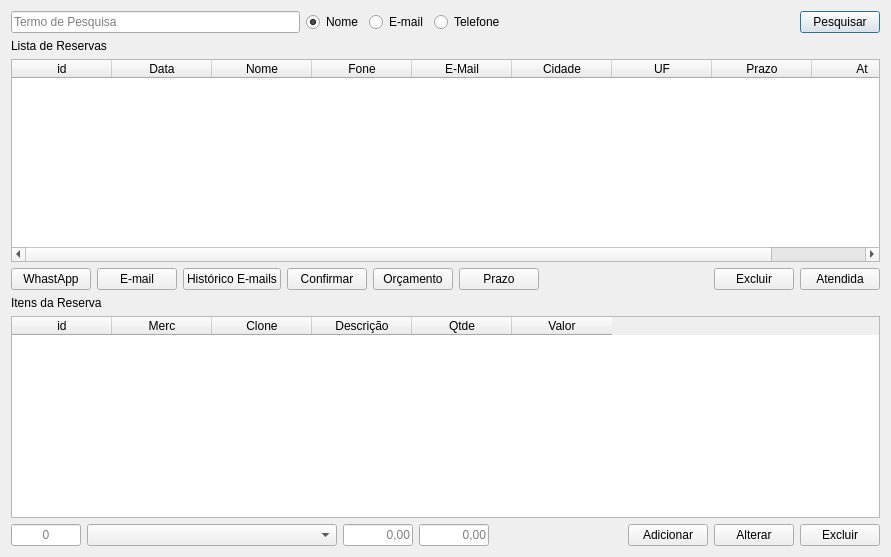
<?xml version="1.0" encoding="UTF-8"?>
<ui version="4.0">
 <class>frmPesquisaReservas</class>
 <widget class="QDialog" name="frmPesquisaReservas">
  <property name="geometry">
   <rect>
    <x>0</x>
    <y>0</y>
    <width>891</width>
    <height>557</height>
   </rect>
  </property>
  <property name="windowTitle">
   <string>Gerenciamento de Reservas</string>
  </property>
  <layout class="QVBoxLayout" name="verticalLayout_4">
   <item>
    <layout class="QVBoxLayout" name="verticalLayout_3">
     <item>
      <layout class="QHBoxLayout" name="horizontalLayout_7">
       <item>
        <widget class="QLineEdit" name="txtPesquisa">
         <property name="minimumSize">
          <size>
           <width>180</width>
           <height>0</height>
          </size>
         </property>
         <property name="placeholderText">
          <string>Termo de Pesquisa</string>
         </property>
        </widget>
       </item>
       <item>
        <widget class="QRadioButton" name="rdNome">
         <property name="text">
          <string>Nome</string>
         </property>
         <property name="checked">
          <bool>true</bool>
         </property>
        </widget>
       </item>
       <item>
        <widget class="QRadioButton" name="rdEmail">
         <property name="text">
          <string>E-mail</string>
         </property>
        </widget>
       </item>
       <item>
        <widget class="QRadioButton" name="rdFone">
         <property name="text">
          <string>Telefone</string>
         </property>
        </widget>
       </item>
       <item>
        <spacer name="horizontalSpacer_3">
         <property name="orientation">
          <enum>Qt::Horizontal</enum>
         </property>
         <property name="sizeHint" stdset="0">
          <size>
           <width>40</width>
           <height>20</height>
          </size>
         </property>
        </spacer>
       </item>
       <item>
        <widget class="QPushButton" name="btPesquisar">
         <property name="text">
          <string>Pesquisar</string>
         </property>
        </widget>
       </item>
      </layout>
     </item>
     <item>
      <layout class="QVBoxLayout" name="verticalLayout">
       <item>
        <widget class="QLabel" name="label">
         <property name="text">
          <string>Lista de Reservas</string>
         </property>
        </widget>
       </item>
       <item>
        <widget class="QTableWidget" name="tblReservas">
         <property name="editTriggers">
          <set>QAbstractItemView::AnyKeyPressed|QAbstractItemView::DoubleClicked|QAbstractItemView::EditKeyPressed|QAbstractItemView::SelectedClicked</set>
         </property>
         <property name="selectionMode">
          <enum>QAbstractItemView::SingleSelection</enum>
         </property>
         <property name="selectionBehavior">
          <enum>QAbstractItemView::SelectRows</enum>
         </property>
         <property name="sortingEnabled">
          <bool>true</bool>
         </property>
         <property name="wordWrap">
          <bool>false</bool>
         </property>
         <property name="columnCount">
          <number>9</number>
         </property>
         <attribute name="verticalHeaderVisible">
          <bool>false</bool>
         </attribute>
         <column>
          <property name="text">
           <string>id</string>
          </property>
         </column>
         <column>
          <property name="text">
           <string>Data</string>
          </property>
         </column>
         <column>
          <property name="text">
           <string>Nome</string>
          </property>
         </column>
         <column>
          <property name="text">
           <string>Fone</string>
          </property>
         </column>
         <column>
          <property name="text">
           <string>E-Mail</string>
          </property>
         </column>
         <column>
          <property name="text">
           <string>Cidade</string>
          </property>
         </column>
         <column>
          <property name="text">
           <string>UF</string>
          </property>
         </column>
         <column>
          <property name="text">
           <string>Prazo</string>
          </property>
         </column>
         <column>
          <property name="text">
           <string>At</string>
          </property>
         </column>
        </widget>
       </item>
       <item>
        <layout class="QHBoxLayout" name="horizontalLayout_3">
         <item>
          <layout class="QHBoxLayout" name="horizontalLayout">
           <item>
            <widget class="QPushButton" name="btWhats">
             <property name="text">
              <string>WhastApp</string>
             </property>
            </widget>
           </item>
           <item>
            <widget class="QPushButton" name="btEmail">
             <property name="text">
              <string>E-mail</string>
             </property>
            </widget>
           </item>
           <item>
            <widget class="QPushButton" name="btHistorico">
             <property name="text">
              <string>Histórico E-mails</string>
             </property>
            </widget>
           </item>
           <item>
            <widget class="QPushButton" name="btConfirma">
             <property name="text">
              <string>Confirmar</string>
             </property>
            </widget>
           </item>
           <item>
            <widget class="QPushButton" name="btOrcamento">
             <property name="text">
              <string>Orçamento</string>
             </property>
            </widget>
           </item>
           <item>
            <widget class="QPushButton" name="btPrazo">
             <property name="text">
              <string>Prazo</string>
             </property>
            </widget>
           </item>
          </layout>
         </item>
         <item>
          <spacer name="horizontalSpacer">
           <property name="orientation">
            <enum>Qt::Horizontal</enum>
           </property>
           <property name="sizeHint" stdset="0">
            <size>
             <width>40</width>
             <height>20</height>
            </size>
           </property>
          </spacer>
         </item>
         <item>
          <layout class="QHBoxLayout" name="horizontalLayout_2">
           <item>
            <widget class="QPushButton" name="btExcluir">
             <property name="text">
              <string>Excluir</string>
             </property>
            </widget>
           </item>
           <item>
            <widget class="QPushButton" name="btAtendida">
             <property name="text">
              <string>Atendida</string>
             </property>
            </widget>
           </item>
          </layout>
         </item>
        </layout>
       </item>
      </layout>
     </item>
     <item>
      <layout class="QVBoxLayout" name="verticalLayout_2">
       <item>
        <widget class="QLabel" name="label_2">
         <property name="text">
          <string>Itens da Reserva</string>
         </property>
        </widget>
       </item>
       <item>
        <widget class="QTableWidget" name="tblItens">
         <property name="editTriggers">
          <set>QAbstractItemView::DoubleClicked</set>
         </property>
         <property name="selectionMode">
          <enum>QAbstractItemView::SingleSelection</enum>
         </property>
         <property name="selectionBehavior">
          <enum>QAbstractItemView::SelectRows</enum>
         </property>
         <property name="sortingEnabled">
          <bool>true</bool>
         </property>
         <property name="wordWrap">
          <bool>false</bool>
         </property>
         <property name="columnCount">
          <number>6</number>
         </property>
         <column>
          <property name="text">
           <string>id</string>
          </property>
         </column>
         <column>
          <property name="text">
           <string>Merc</string>
          </property>
         </column>
         <column>
          <property name="text">
           <string>Clone</string>
          </property>
         </column>
         <column>
          <property name="text">
           <string>Descrição</string>
          </property>
         </column>
         <column>
          <property name="text">
           <string>Qtde</string>
          </property>
         </column>
         <column>
          <property name="text">
           <string>Valor</string>
          </property>
         </column>
        </widget>
       </item>
       <item>
        <layout class="QHBoxLayout" name="horizontalLayout_6">
         <item>
          <layout class="QHBoxLayout" name="horizontalLayout_4">
           <item>
            <widget class="QLineEdit" name="txtQtde">
             <property name="minimumSize">
              <size>
               <width>65</width>
               <height>0</height>
              </size>
             </property>
             <property name="maximumSize">
              <size>
               <width>70</width>
               <height>33</height>
              </size>
             </property>
             <property name="inputMask">
              <string/>
             </property>
             <property name="maxLength">
              <number>32767</number>
             </property>
             <property name="alignment">
              <set>Qt::AlignCenter</set>
             </property>
             <property name="placeholderText">
              <string>0</string>
             </property>
            </widget>
           </item>
           <item>
            <widget class="QComboBox" name="cmbVariedade">
             <property name="minimumSize">
              <size>
               <width>250</width>
               <height>0</height>
              </size>
             </property>
             <property name="maximumSize">
              <size>
               <width>16777215</width>
               <height>33</height>
              </size>
             </property>
            </widget>
           </item>
           <item>
            <widget class="QLineEdit" name="txtValor">
             <property name="minimumSize">
              <size>
               <width>65</width>
               <height>0</height>
              </size>
             </property>
             <property name="maximumSize">
              <size>
               <width>70</width>
               <height>33</height>
              </size>
             </property>
             <property name="alignment">
              <set>Qt::AlignRight|Qt::AlignTrailing|Qt::AlignVCenter</set>
             </property>
             <property name="placeholderText">
              <string>0,00</string>
             </property>
            </widget>
           </item>
           <item>
            <widget class="QLineEdit" name="txtTotalItem">
             <property name="maximumSize">
              <size>
               <width>70</width>
               <height>33</height>
              </size>
             </property>
             <property name="alignment">
              <set>Qt::AlignRight|Qt::AlignTrailing|Qt::AlignVCenter</set>
             </property>
             <property name="placeholderText">
              <string>0,00</string>
             </property>
            </widget>
           </item>
          </layout>
         </item>
         <item>
          <layout class="QHBoxLayout" name="horizontalLayout_5">
           <item>
            <spacer name="horizontalSpacer_2">
             <property name="orientation">
              <enum>Qt::Horizontal</enum>
             </property>
             <property name="sizeHint" stdset="0">
              <size>
               <width>40</width>
               <height>20</height>
              </size>
             </property>
            </spacer>
           </item>
           <item>
            <widget class="QPushButton" name="btAdicionar">
             <property name="text">
              <string>Adicionar</string>
             </property>
            </widget>
           </item>
           <item>
            <widget class="QPushButton" name="btAltera">
             <property name="text">
              <string>Alterar</string>
             </property>
            </widget>
           </item>
           <item>
            <widget class="QPushButton" name="btExcluir_item">
             <property name="text">
              <string>Excluir</string>
             </property>
            </widget>
           </item>
          </layout>
         </item>
        </layout>
       </item>
      </layout>
     </item>
    </layout>
   </item>
  </layout>
 </widget>
 <tabstops>
  <tabstop>txtPesquisa</tabstop>
  <tabstop>rdNome</tabstop>
  <tabstop>rdEmail</tabstop>
  <tabstop>rdFone</tabstop>
  <tabstop>btPesquisar</tabstop>
  <tabstop>tblReservas</tabstop>
  <tabstop>btWhats</tabstop>
  <tabstop>btEmail</tabstop>
  <tabstop>btHistorico</tabstop>
  <tabstop>btConfirma</tabstop>
  <tabstop>btOrcamento</tabstop>
  <tabstop>btPrazo</tabstop>
  <tabstop>btExcluir</tabstop>
  <tabstop>btAtendida</tabstop>
  <tabstop>tblItens</tabstop>
  <tabstop>txtQtde</tabstop>
  <tabstop>cmbVariedade</tabstop>
  <tabstop>txtValor</tabstop>
  <tabstop>txtTotalItem</tabstop>
  <tabstop>btAdicionar</tabstop>
  <tabstop>btAltera</tabstop>
  <tabstop>btExcluir_item</tabstop>
 </tabstops>
 <resources/>
 <connections/>
</ui>
